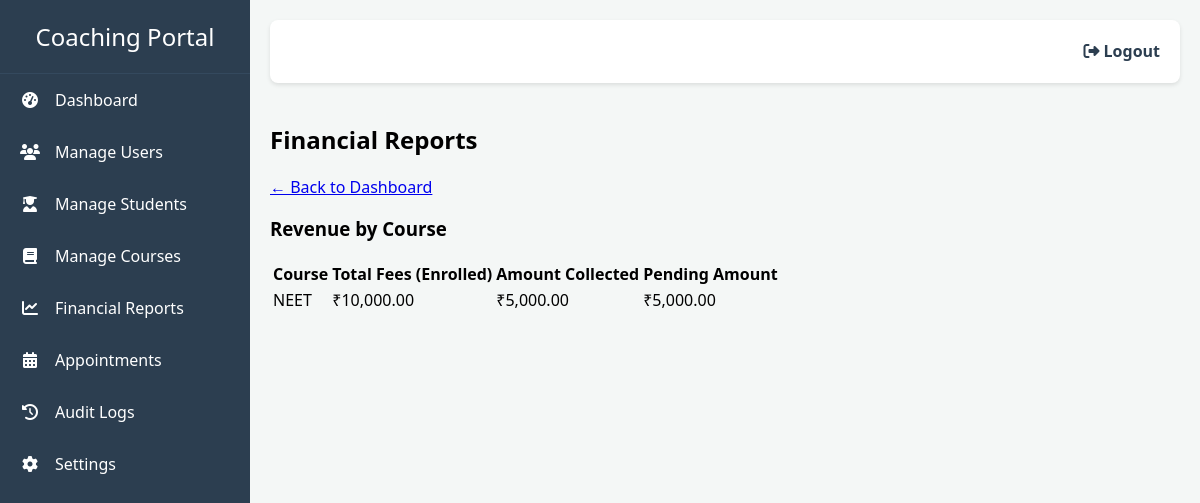
Page /admin_portal/financial_reports (signed in) on the committed database.
### models.py (models this page shows)
class Enquiry(db.Model):
    id = db.Column(db.Integer, primary_key=True)
    name = db.Column(db.String(100), nullable=False)
    contact = db.Column(db.String(100), nullable=False)
    course_interest = db.Column(db.String(100), nullable=True)
    status = db.Column(db.String(20), nullable=False, default='New')
    joining_date = db.Column(db.String(20), nullable=True)

### app.py (the view)
@app.route('/admin_portal/financial_reports')
@login_required
def financial_reports():
    if current_user.role != 'admin':
        return redirect(url_for('login'))
    revenue_by_course = db.session.query(
        Enquiry.course_interest,
        db.func.sum(Fee.total_amount).label('total_fees'),
        db.func.sum(Payment.amount).label('amount_paid')
    ).join(Student, Enquiry.id == Student.enquiry_id).join(Fee).join(Payment).group_by(Enquiry.course_interest).all()
    return render_template('financial_reports.html', revenue_by_course=revenue_by_course)

### app.py (called while the page is built)
@login_manager.user_loader
def load_user(user_id):
    return db.session.get(User, int(user_id))

### templates/financial_reports.html (shortened to what this page needs)
{% extends "base.html" %}
{% block content %}
<div class="max-w-6xl mx-auto px-4 py-6">
    <div class="bg-white shadow-lg rounded-2xl p-6">
        <h2 class="text-2xl font-bold text-gray-800 mb-4">Financial Reports</h2>
        <a href="{{ url_for('admin_portal') }}" class="text-blue-600 hover:underline mb-4 inline-block">← Back to Dashboard</a>
        <h3 class="text-xl font-semibold text-gray-800 mt-8">Revenue by Course</h3>
        <div class="mt-4 overflow-x-auto">
            {% if revenue_by_course %}
            <table class="min-w-full border border-gray-200 rounded-lg overflow-hidden">
                <thead class="bg-gray-100 text-gray-700 text-sm">
                    <tr>
                        <th class="px-4 py-2 text-left">Course</th>
                        <th class="px-4 py-2 text-left">Total Fees (Enrolled)</th>
                        <th class="px-4 py-2 text-left">Amount Collected</th>
                        <th class="px-4 py-2 text-left">Pending Amount</th>
                    </tr>
                </thead>
                <tbody class="divide-y divide-gray-200 text-sm">
                    {% for report in revenue_by_course %}
                    <tr class="hover:bg-gray-50 transition">
                        <td class="px-4 py-2 font-medium text-gray-800">{{ report.course_interest }}</td>
                        <td class="px-4 py-2">₹{{ "{:,.2f}".format(report.total_fees) }}</td>
                        <td class="px-4 py-2">₹{{ "{:,.2f}".format(report.amount_paid) }}</td>
                        <td class="px-4 py-2">₹{{ "{:,.2f}".format(report.total_fees - report.amount_paid) }}</td>
                    </tr>
                    {% endfor %}
                </tbody>
            </table>
            {% else %}
            <p class="text-gray-500 italic">No revenue data available.</p>
            {% endif %}
        </div>
    </div>
</div>
{% endblock %}

### templates/base.html (style rules this page uses)
body { font-family: 'Segoe UI', Tahoma, Geneva, Verdana, sans-serif; margin: 0; background-color: #f4f7f6; display: flex; }

### rows in the picture
Enquiry: course_interest "NEET", total_fees "10,000.00", amount_paid "5,000.00", total_fees "5,000.00"
